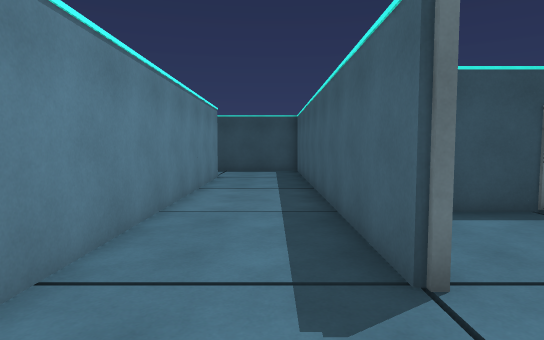
[1] (above)

24 first-person views from a walk through a Unity game level. The camera is 1.4 m above the floor, tilts 4° down and sees 75° across. The floor is counted in squares, 1 m on a side. Each view is taken from the middle of a square. On the plan, view 1 faces up. The plan holds only what a view shows up to about 15 squares ahead; the rest is blank. The place goes on beyond the plan. Door leaves are left out, so doorways stand open.

[2]
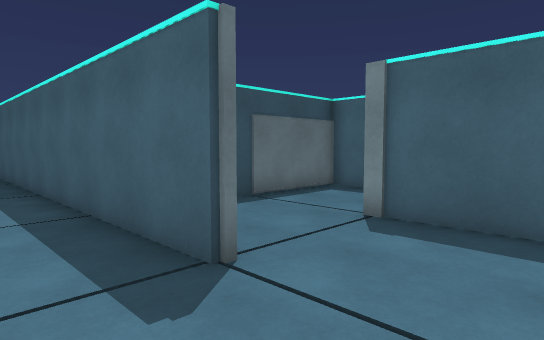

[3]
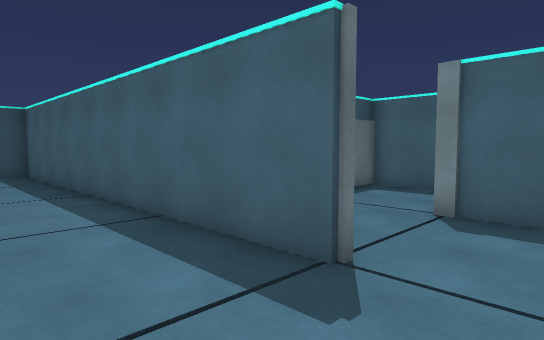

[4]
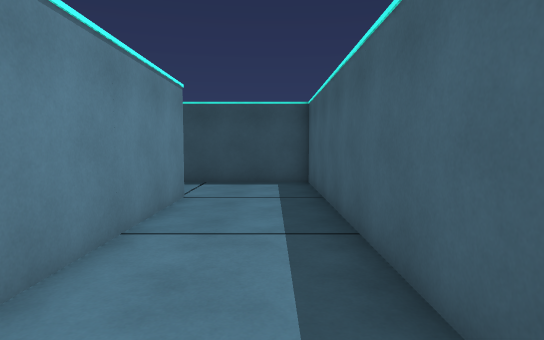

[5]
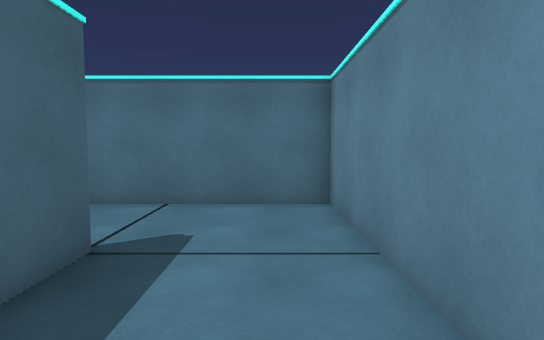

[6]
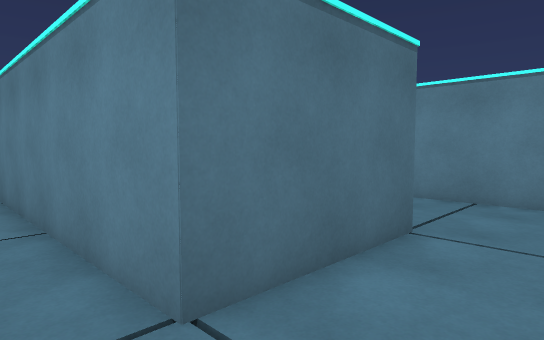

[7]
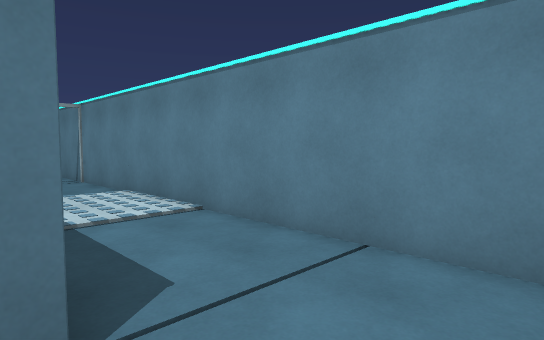

[8]
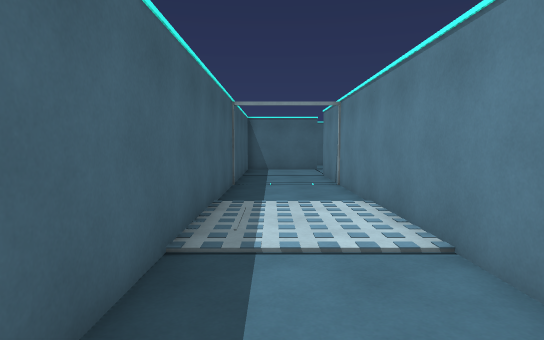

[9]
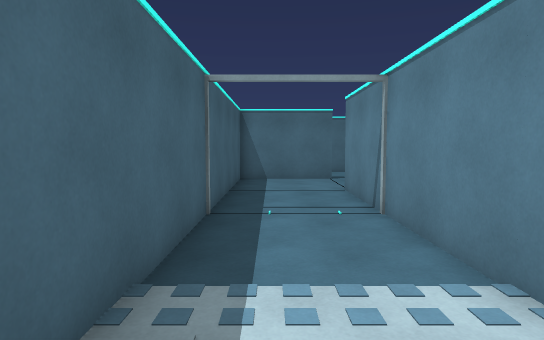

[10]
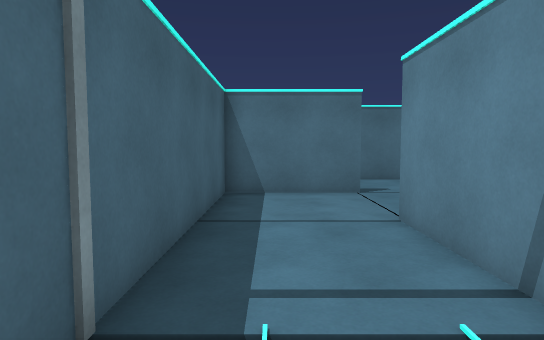

[11]
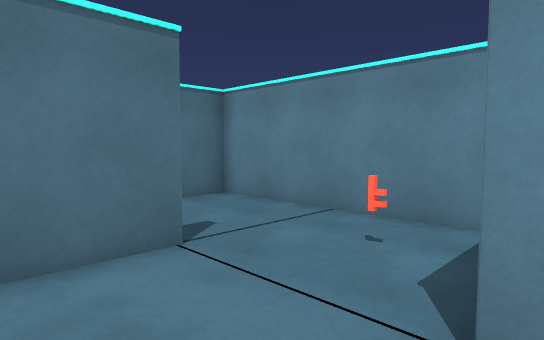

[12]
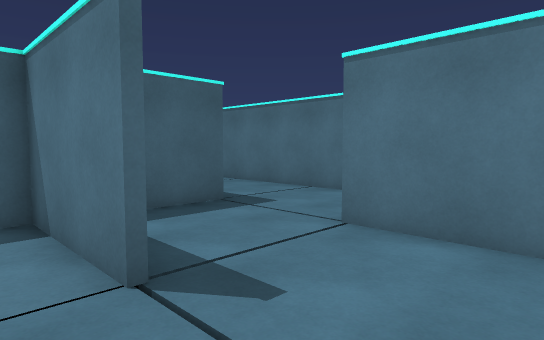

[13]
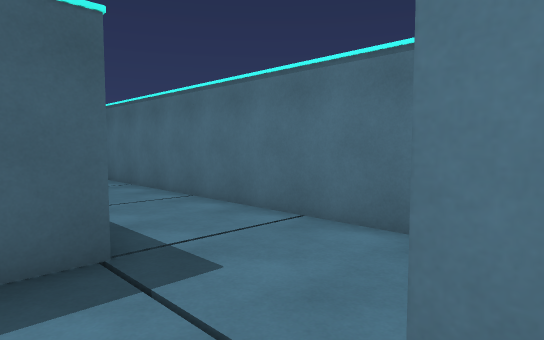

[14]
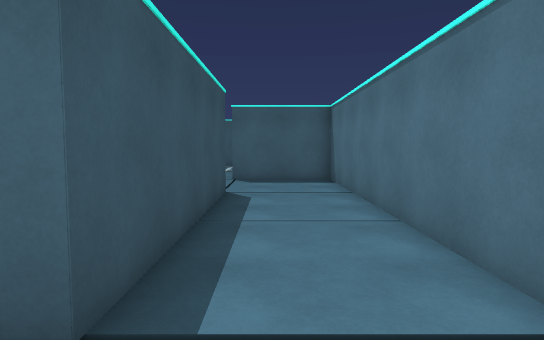

[15]
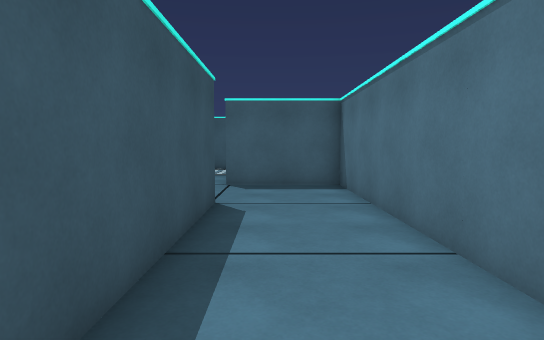

[16]
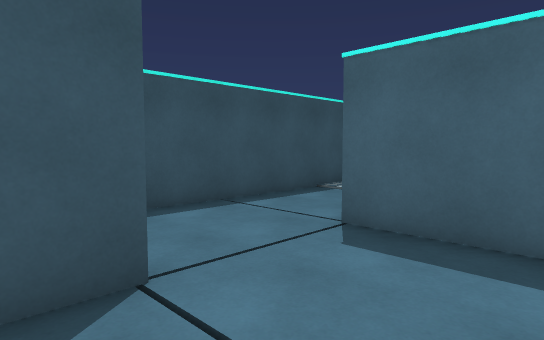

[17]
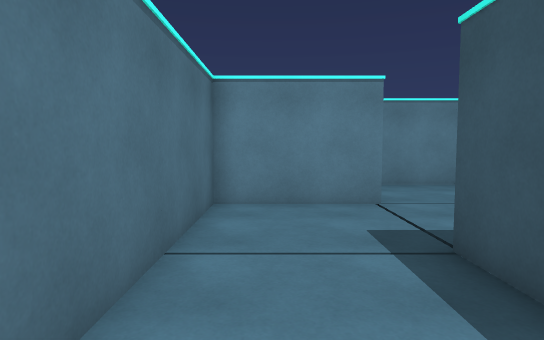

[18]
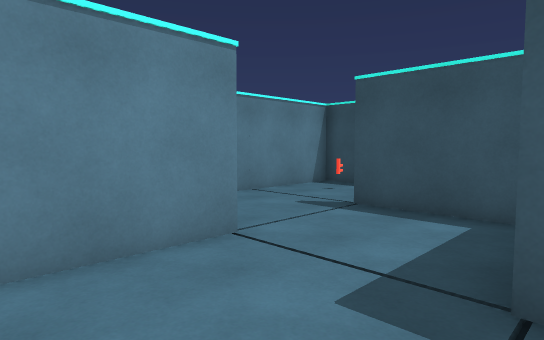

[19]
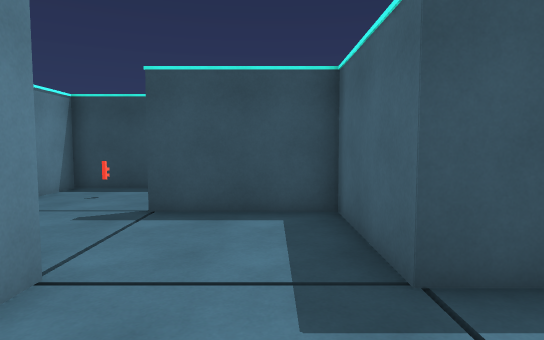

[20]
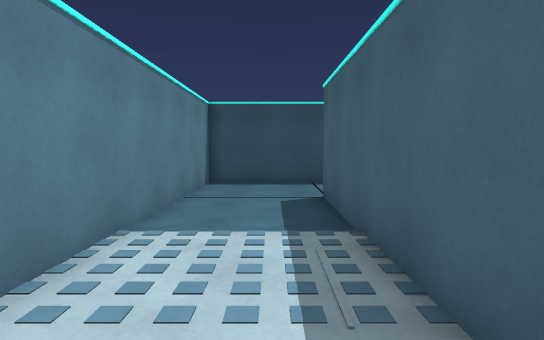

[21]
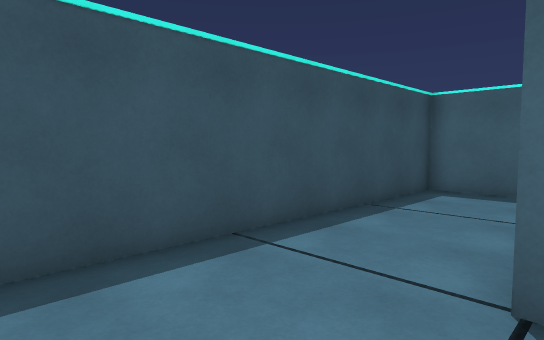

[22]
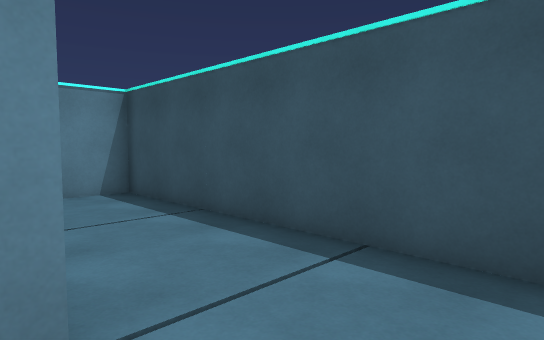

[23]
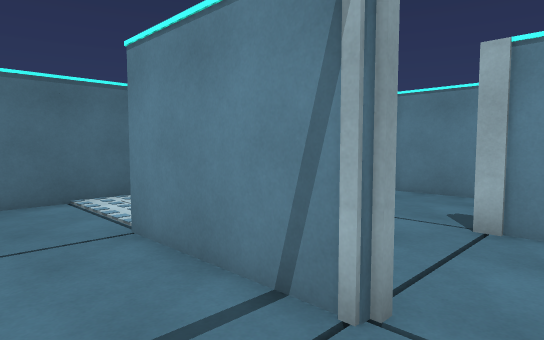

[24]
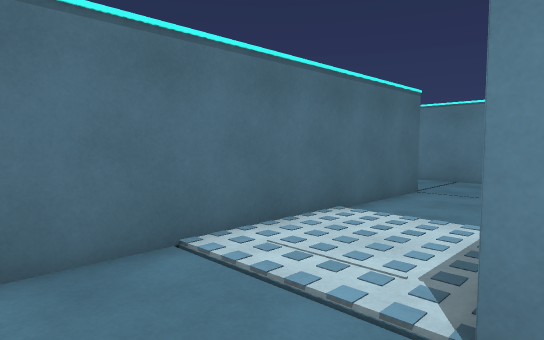

### Floor plan
Points are (right, up) in squares from view 1. A wall is a line through its corners. A room is listed if a view was taken in it or the views show most of it. See-through windows are left out.
Room 1 (views 1, 2, 3, 4, 5, 6, 7, 8, 9, 10, 11, 12, 13, 14, 15, 16, 17, 18, 19, 20, 21, 22)
walls: (1.4, 3.2) (1.4, 19.4) (-10.4, 19.4) (-10.4, -0.6); (5.4, 0.8) (5.4, 3.6); (-6.5, -4.6) (-10.6, -4.6); (-11.9, -0.6) (-14.4, -0.6) (-14.4, -8.4) (-10.4, -8.4) (-10.4, -12.4) (5.4, -12.4) (5.4, -8.4); (-10.6, -4.4) (-6.5, -4.4); (1.6, -8.6) (-6.6, -8.6) (-6.6, 15.6) (-2.4, 15.6) (-2.4, -0.4) (3.4, -0.4); (8.5, -4.6) (3.5, -4.6)
low walls: (-7.5, 11.4) (-6.5, 11.4)
ways out: open door at (3.5, 3.5) to room 2
objects: other object (-13, -2)
Room 2 (views 23, 24)
walls: (-2.6, -4.4) (7.5, -4.4); (-6.4, -3.6) (-6.4, -6); (5.4, 3.6) (5.6, 3.6) (5.6, -1.5); (8.5, 7.4) (3.8, 7.4)
ways out: open door at (3.5, 3.5) to room 1

Where each view was taken, in squares from view 1:
view 1: 0 up, 0 right, facing up
view 2: 0 up, 1 left, facing up-right
view 3: 1 up, 2 left, facing up-right
view 4: 6 up, 0 right, facing up
view 5: 8 up, 1 left, facing down
view 6: 18 up, 1 left, facing down-left
view 7: 18 up, 6 left, facing down-left
view 8: 16 up, 8 left, facing down
view 9: 11 up, 8 left, facing down
view 10: 6 up, 8 left, facing down
view 11: 0 up, 8 left, facing down-left
view 12: 3 down, 14 left, facing down-right
view 13: 7 down, 11 left, facing down-right
view 14: 10 down, 9 left, facing right
view 15: 10 down, 7 left, facing right
view 16: 12 down, 0 right, facing up-right
view 17: 11 down, 2 left, facing left
view 18: 12 down, 6 left, facing up-left
view 19: 12 down, 8 left, facing up
view 20: 6 up, 8 left, facing up
view 21: 15 up, 10 left, facing up-right
view 22: 15 up, 0 right, facing up-left
view 23: 5 up, 8 right, facing down-left
view 24: 0 up, 8 right, facing down-left
